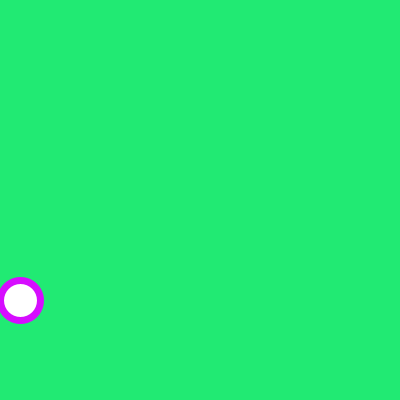
Frame 1 (no input)
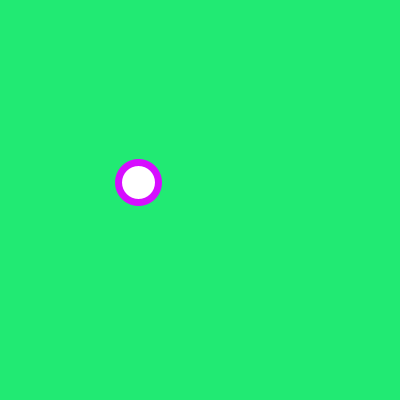
Frame 60 (the mouse pressed at the canvas centre just before this capture)
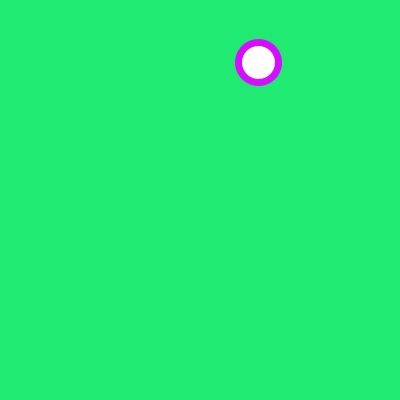
Frame 120 (the mouse held since frame 60 and released just before this capture)

The Processing sketch that drew these frames (run headless with seeded random() and noise(); from frame 60 on, the mouse is pressed at the canvas centre):

// Processing sketch: processing_83400
// ── processing_83400.pde

float circleY = 300;
float circleX = 20;
float moveX = 2;
float moveY = -2;

void setup() {
  size(400, 400);
  stroke(#D60DFF);
  strokeWeight(7);
}

void draw() {
  background(#21EA73);
  ellipse(circleX, circleY, 40, 40);
  circleX = circleX + moveX;
  circleY = circleY + moveY;

  if (circleX > width) {
    circleX = width;
    moveX = -moveX;
    print("\nToo far right");
  }
  if (circleY > height) {
    circleY = height;
    moveY = -moveY;
    print("\nToo far bottom");
  }
  if (circleX < 0) {
    circleX = 0;
    moveX = -moveX;
    print("\nToo far left");
  }
  if (circleY < 0) {
    circleY = 0;
    moveY = -moveY;
    print("\n Too far top");
  }
}
